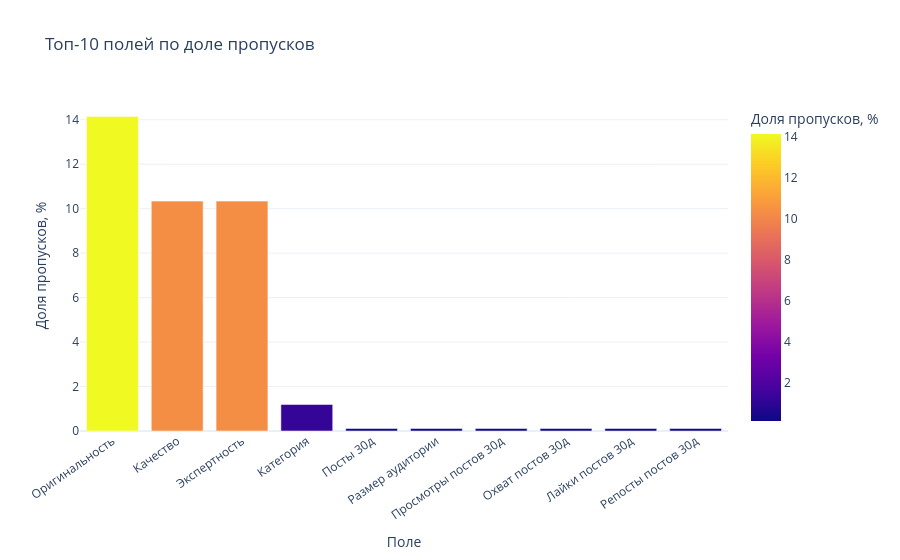

Notebook code cell kept with this figure:
### Markdown cell above
## Качество данных
Оценим пропуски и разброс ключевых числовых метрик.

### Code cell
missing_pct = df.isna().mean().sort_values(ascending=False) * 100
missing_top = missing_pct.head(10).reset_index()
missing_top.columns = ['Показатель', 'Доля пропусков, %']

fig_missing = px.bar(
    missing_top,
    x='Показатель', y='Доля пропусков, %',
    color='Доля пропусков, %',
    title='Топ-10 полей по доле пропусков',
    labels={'Показатель': 'Поле'},
)
fig_missing.update_layout(xaxis_tickangle=-35)

stats = df[['Охват суммарный 30д', 'ER суммарный', 'Объем контента 30д', 'Размер аудитории']].describe().loc[['mean','50%','std','min','max']]

missing_top, stats
display(fig_missing)
display(missing_top)
display(stats)

### Figure 1 — Plotly figure (JSON) as saved in the notebook; plotly's stock layout.template omitted (floating-point values rounded to 4 significant figures)
{"data": [{"hovertemplate": "Поле=%{x}<br>Доля пропусков, %=%{marker.color}<extra></extra>", "legendgroup": "", "marker": {"color": [14.14, 10.34, 10.34, 1.193, 0.1114, 0.1114, 0.1114, 0.1114, 0.1114, 0.1114], "coloraxis": "coloraxis", "pattern": {"shape": ""}}, "name": "", "orientation": "v", "showlegend": false, "textposition": "auto", "type": "bar", "x": ["Оригинальность", "Качество", "Экспертность", "Категория", "Посты 30д", "Размер аудитории", "Просмотры постов 30д", "Охват постов 30д", "Лайки постов 30д", "Репосты постов 30д"], "xaxis": "x", "y": [14.14, 10.34, 10.34, 1.193, 0.1114, 0.1114, 0.1114, 0.1114, 0.1114, 0.1114], "yaxis": "y"}], "layout": {"barmode": "relative", "coloraxis": {"colorbar": {"title": {"text": "Доля пропусков, %"}}, "colorscale": [[0.0, "#0d0887"], [0.1111, "#46039f"], [0.2222, "#7201a8"], [0.3333, "#9c179e"], [0.4444, "#bd3786"], [0.5556, "#d8576b"], [0.6667, "#ed7953"], [0.7778, "#fb9f3a"], [0.8889, "#fdca26"], [1.0, "#f0f921"]]}, "legend": {"tracegroupgap": 0}, "title": {"text": "Топ-10 полей по доле пропусков"}, "xaxis": {"anchor": "y", "domain": [0.0, 1.0], "tickangle": -35, "title": {"text": "Поле"}}, "yaxis": {"anchor": "x", "domain": [0.0, 1.0], "title": {"text": "Доля пропусков, %"}}}}
